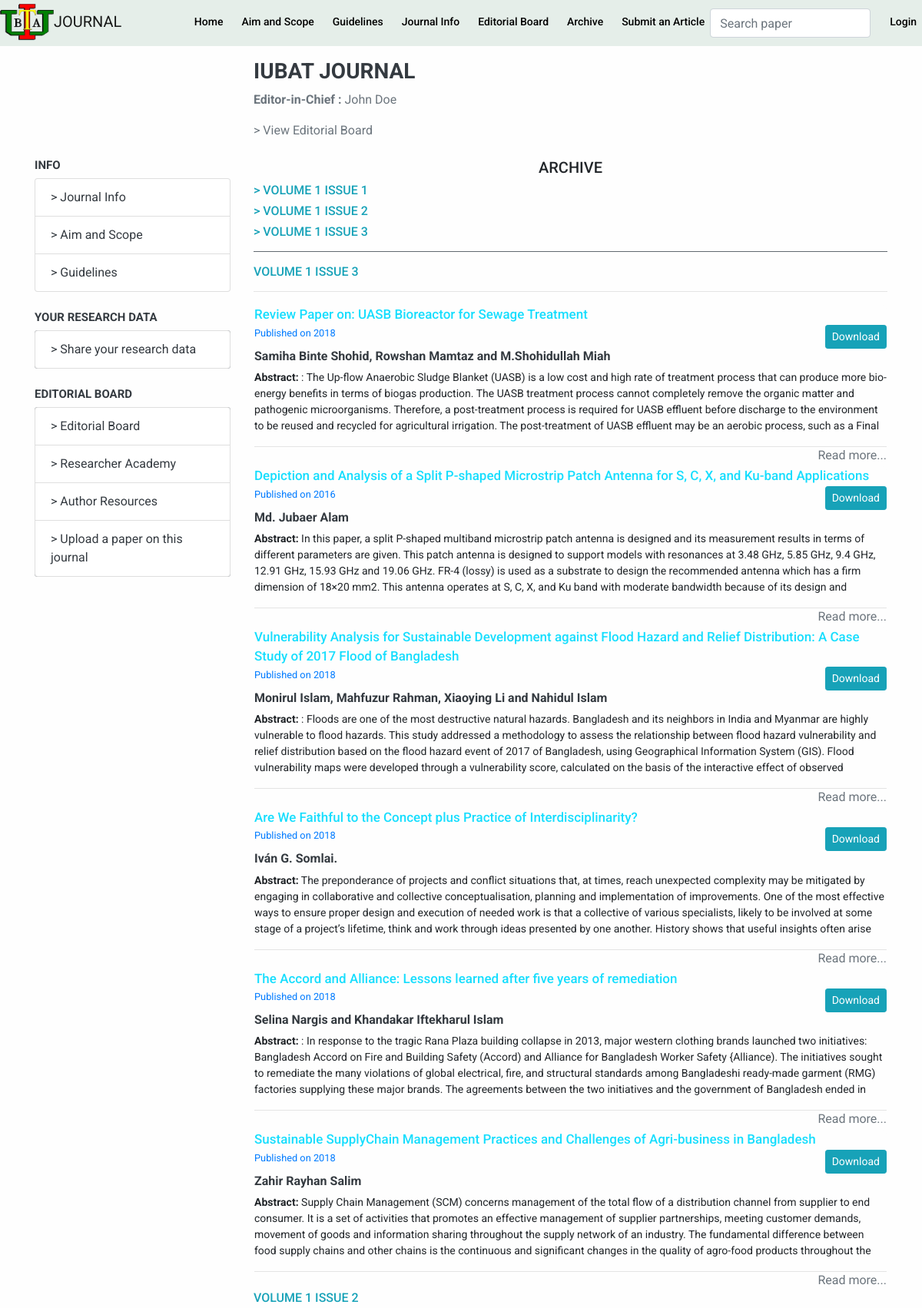
/archive.php (upper part), run on the app's committed database.
### tables this page shows
CREATE TABLE `chiefeditor` (
  `id` int(11) NOT NULL,
  `fullname` varchar(100) NOT NULL,
  `password` varchar(100) NOT NULL,
  `email` varchar(100) NOT NULL,
  `contact` varchar(100) NOT NULL
);

CREATE TABLE `archive` (
  `id` int(11) NOT NULL,
  `versionissue` int(255) DEFAULT NULL,
  `paperid` varchar(255) DEFAULT NULL,
  `papername` varchar(255) DEFAULT NULL,
  `authorname` varchar(255) DEFAULT NULL,
  `abstract` varchar(8000) DEFAULT NULL,
  `filename` varchar(255) DEFAULT NULL,
  `publisheddate` varchar(255) NOT NULL
);

### archive.php (the view, shortened to what this page needs)
<!DOCTYPE html>
<html lang="en">
<head>
    <?php include 'link/csslinks.php'; ?>
</head>
<body>
<div class="content">
<div class=>
    <?php
    include 'heading.php'
    ?>
    </div>
    <div class="container">
    <div class="row mt-3">
    <div class="col-sm-12 col-md-12 col-lg-3 col-xl-3">
    </div>
    <div class="col-sm-12 col-md-12 col-lg-9 col-xl-9">
    <div class="text-left pb-4">
    <?php include "header.php"; ?>
    </div>
    </div>
    </div>
    <div class="row">
    <div class="col-sm-12 col-md-12 col-lg-3 col-xl-3">
<?php include "sidelinks.php"  ?>
    </div>
    <div class="col-sm-12 col-md-12 col-lg-9 col-xl-9">
    <div class="text-left pb-4">
        <h5 class="text-center">ARCHIVE</h5>
        <a  onclick="showpoint()"><h6 class="text-info volumeissue" id="1stpoint">> VOLUME 1 ISSUE 1 </h6></a>
        <a  onclick="showpoint1()"><h6 class="text-info volumeissue" id="2ndpoint">> VOLUME 1 ISSUE 2 </h6></a>
        <a  onclick="showpoint2()"><h6 class="text-info volumeissue" id="3rdpoint">> VOLUME 1 ISSUE 3 </h6></a>
        <hr class="bg-secondary">
<div id="vol1issue3">
<h6  class="text-info">VOLUME 1 ISSUE 3 </h6>
 <hr>
<table id="heading-table">
    <tbody>
    <?php
    $V2016 = '2018';
    $sql = "SELECT archive.id,archive.paperid,archive.versionissue,archive.papername,archive.authorname,archive.filename,archive.publisheddate,archive.abstract from archive where versionissue='$V2016'";
      $query = $dbh->prepare($sql);
      $query->execute();
      $results=$query->fetchAll(PDO::FETCH_OBJ);
      if($query->rowCount() > 0)
      {
      foreach($results as $result)
      {
          $filepathname = htmlentities($result->filename);
          $filepath = 'documents/archivefile/'.$filepathname;
    $publishdatestring = htmlentities($result->publisheddate);
    $publishdate = date("Y",strtotime($publishdatestring));
     ?>
    <tr>
    <td>
    <div class="jumbotron  mb-0 bg-transparent">
    <a class="bg-transparent" style="font-size:17px;border:none;outline:none;font-weight:500;color:#17defe;text-align:left;"><?php echo htmlentities($result->papername);?></a>
    <div class="d-flex justify-content-between">
<div>
<h5 class="text-primary" style="font-size:16px;"><small>Published on <?php echo $publishdate;?></small></h5>
</div>
<div>
<a style="font-size:14px;" class="btn btn-info btn-sm" href="<?php echo $filepath ?> "target ="_blank" role="button">Download</a>
</div>
    </div>
    <h5 class="text-dark" style="font-size:16px;"><?php echo htmlentities($result->authorname);?></h5>
    <p id="paper-abstract<?php echo htmlentities($result->id);?>" style="font-size:14px;height: 6.0em;overflow: hidden;width:auto;"><span style="font-weight:bold">Abstract:</span> <?php echo htmlentities($result->abstract);?></p>
    <a style="cursor:pointer;" class="text-secondary float-right"><span id="read-more-abstract<?php echo htmlentities($result->id);?>">Read more...</span></a>
      <hr>
            </td>
           </div>
    <?php }} ?>
<div id="vol1issue2">
<h6  class="text-info">VOLUME 1 ISSUE 2 </h6>
    <?php
    $V2016 = '2017';
    $sql = "SELECT archive.id,archive.paperid,archive.versionissue,archive.papername,archive.authorname,archive.filename,archive.publisheddate,archive.abstract from archive where versionissue='$V2016'";
      $query = $dbh->prepare($sql);
      $query->execute();
      $results=$query->fetchAll(PDO::FETCH_OBJ);
      if($query->rowCount() > 0)
      {
      foreach($results as $result)
      {
     ?>
           </div>
    <?php }} ?>
    <?php
    include 'footer.php'
    ?>
</body>
</html>

### header.php (shortened to what this page needs)
<?php
$sql = "SELECT chiefeditor.id,chiefeditor.fullname,chiefeditor.password,chiefeditor.email,chiefeditor.contact from chiefeditor";
      $query = $dbh->prepare($sql);
      $query->execute();
      $results=$query->fetchAll(PDO::FETCH_OBJ);
      if($query->rowCount() > 0)
      {
      foreach($results as $result)
      {
       $chiefeditorname=  htmlentities($result->fullname);
      }
    }
?>
<!DOCTYPE html>
<html lang="en">
<head>
</head>
<body>
<h3 class="text-dark "><b>IUBAT JOURNAL</b></h3>
    <p class="text-secondary"><b>Editor-in-Chief : </b><?php echo $chiefeditorname; ?></p>
    <a class="text-secondary" href="editorialboard" title="Journal Editorial Board">> View Editorial Board</a>
</body>
</html>

### css/index.css (style rules this page uses)
body { font-family: 'Roboto', sans-serif; }
.jumbotron { background-color: rgb(254 254 254 / 80%) !important; }
.jumbotron h5 { font-weight:bold !important; font-size:20px; }
.jumbotron p { font-size : 16px; }
.jumbotron a { font-size:16px; }
body { background-color: #fefefe !important; }

### archive.php (style rules this page uses)
.volumeissue { cursor:pointer; }

### data on the page
chiefeditor: fullname "John Doe"
archive: papername "Review Paper on: UASB Bioreactor for Sewage Treatment", publisheddate "2018", authorname "Samiha Binte Shohid, Rowshan Mamtaz and M.Shohidullah Miah", abstract ": The Up-flow Anaerobic Sludge Blanket (UASB) is a low cost and high rate of treatment process that can produce more bio-energy benefits in terms of biogas production. The UASB treatment process cannot completely remove the organic matter and pathogenic microorganisms. Therefore, a post-treatment process is required for UASB effluent before discharge to the environment to be reused and recycled for agricultural irrigation. The post-treatment of UASB effluent may be an aerobic process, such as a Final…"
archive: papername "Depiction and Analysis of a Split P-shaped Microstrip Patch Antenna for S, C, X, and Ku-band Applications", publisheddate "2016", authorname "Md. Jubaer Alam", abstract "In this paper, a split P-shaped multiband microstrip patch antenna is designed and its measurement results in terms of different parameters are given. This patch antenna is designed to support models with resonances at 3.48 GHz, 5.85 GHz, 9.4 GHz, 12.91 GHz, 15.93 GHz and 19.06 GHz. FR-4 (lossy) is used as a substrate to design the recommended antenna which has a firm dimension of 18×20 mm2. This antenna operates at S, C, X, and Ku band with moderate bandwidth because of its design and…"
archive: papername "Vulnerability Analysis for Sustainable Development against Flood Hazard and Relief Distribution: A Case Study of 2017 Flood of Bangladesh", publisheddate "2018", authorname "Monirul Islam, Mahfuzur Rahman, Xiaoying Li and Nahidul Islam", abstract ": Floods are one of the most destructive natural hazards. Bangladesh and its neighbors in India and Myanmar are highly vulnerable to flood hazards. This study addressed a methodology to assess the relationship between flood hazard vulnerability and relief distribution based on the flood hazard event of 2017 of Bangladesh, using Geographical Information System (GIS). Flood vulnerability maps were developed through a vulnerability score, calculated on the basis of the interactive effect of observed…"
archive: papername "Are We Faithful to the Concept plus Practice of Interdisciplinarity?", publisheddate "2018", authorname "Iván G. Somlai.", abstract "The preponderance of projects and conflict situations that, at times, reach unexpected complexity may be mitigated by engaging in collaborative and collective conceptualisation, planning and implementation of improvements. One of the most effective ways to ensure proper design and execution of needed work is that a collective of various specialists, likely to be involved at some stage of a project’s lifetime, think and work through ideas presented by one another. History shows that useful insights often arise…"
archive: papername "The Accord and Alliance: Lessons learned after five years of remediation", publisheddate "2018", authorname "Selina Nargis and Khandakar Iftekharul Islam", abstract ": In response to the tragic Rana Plaza building collapse in 2013, major western clothing brands launched two initiatives: Bangladesh Accord on Fire and Building Safety (Accord) and Alliance for Bangladesh Worker Safety {Alliance). The initiatives sought to remediate the many violations of global electrical, fire, and structural standards among Bangladeshi ready-made garment (RMG) factories supplying these major brands. The agreements between the two initiatives and the government of Bangladesh ended in…"
archive: papername "Sustainable SupplyChain Management Practices and Challenges of Agri-business in Bangladesh", publisheddate "2018", authorname "Zahir Rayhan Salim", abstract "Supply Chain Management (SCM) concerns management of the total flow of a distribution channel from supplier to end consumer. It is a set of activities that promotes an effective management of supplier partnerships, meeting customer demands, movement of goods and information sharing throughout the supply network of an industry. The fundamental difference between food supply chains and other chains is the continuous and significant changes in the quality of agro-food products throughout the…"
